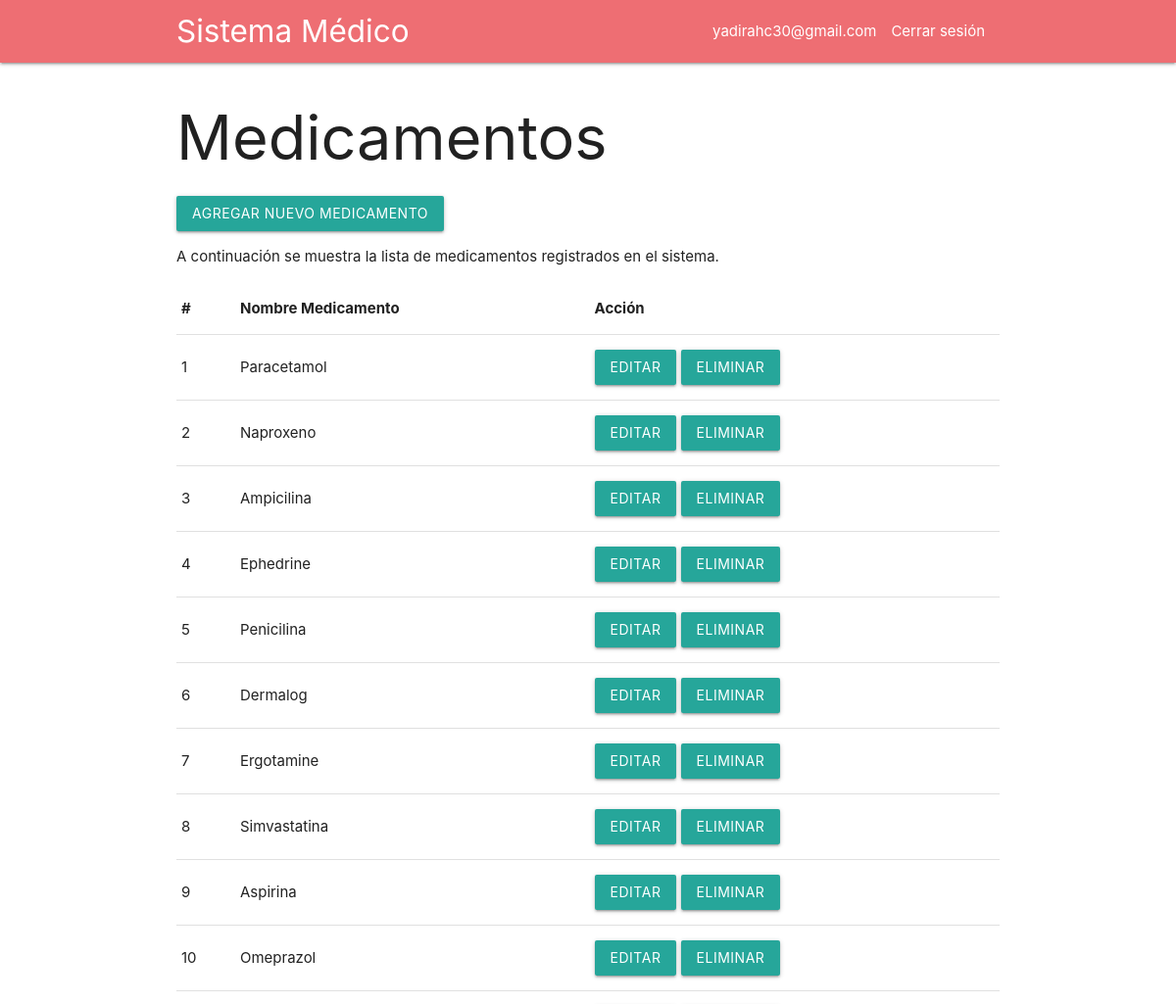
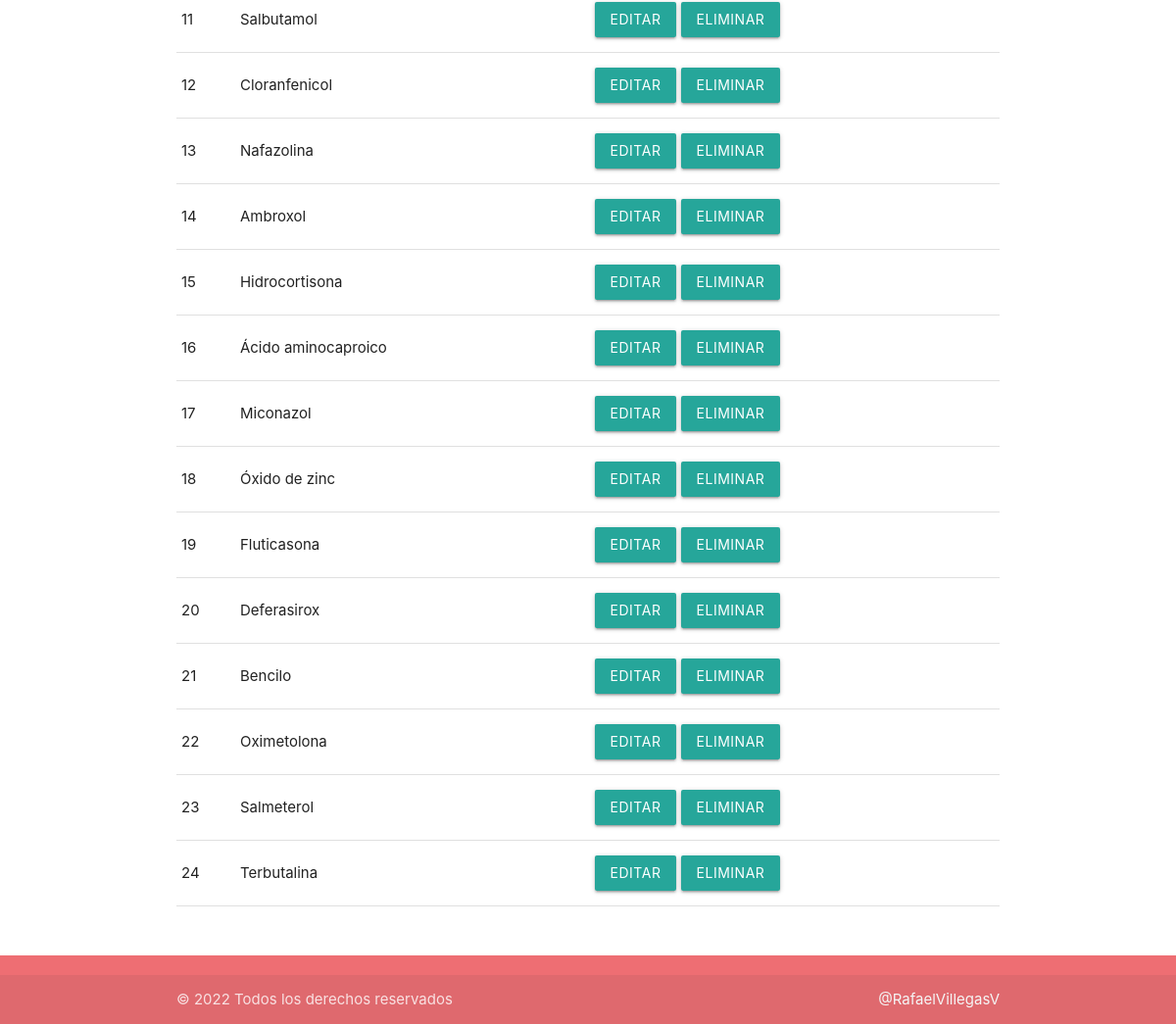
The page /medicamentos.php (signed in) on the database its author committed (2 pictures, top to bottom).
### tables this page shows
CREATE TABLE IF NOT EXISTS `medicamentos` (
  `id_medicamento` int(11) NOT NULL AUTO_INCREMENT,
  `nombre_medicamento` varchar(45) NOT NULL,
  `via_administracion` enum('Oral','Cutánea','Oftalmológica','Inhalatoria','Intramuscular') NOT NULL,
  `precio` decimal(10,2) NOT NULL DEFAULT '0.00',
  `estatus` tinyint(1) NOT NULL DEFAULT '1',
  PRIMARY KEY (`id_medicamento`)
);

### medicamentos.php (the view, shortened to what this page needs)
<?php session_start();
if (isset($_SESSION['elusuario'])) {
    include('./layout/cabecera.php');
?>
    <h1>Medicamentos</h1>
    <a href="agregar_medicamento.php" class="btn">Agregar Nuevo Medicamento</a>
    <p>A continuación se muestra la lista de medicamentos registrados en el sistema.</p>
    <table>
        <thead>
            <tr>
                <th>#</th>
                <th>Nombre Medicamento</th>
                <th>Acción</th>
            </tr>
        </thead>
        <tbody>
            <?php
            require_once('./includes/conexion.php');
            $sql3 = 'call todos_los_medicamentos';
            $consulta3 = $conexion->prepare($sql3);
            $consulta3->execute();
            $resultado3 = $consulta3->fetchAll(PDO::FETCH_OBJ);
            $i = 1;
            if ($consulta3->rowCount() > 0) {
                foreach ($resultado3 as $registro3) {
                    echo "
          <tr>
            <td>" . $i++ . "</td>
            <td>" . $registro3->nombre_medicamento . "</td>
            <td>
                <a class='btn' href='editar_medicamento.php?id=" . $registro3->id_medicamento . "'>Editar</a>
                <a class='btn' onclick='javascript:eliminar(" . $registro3->id_medicamento . ")'>Eliminar</a>
            </td>
          </tr>  ";
                }
            }
            ?>
        </tbody>
    </table>
<?php
    include('./layout/pie.php');
} else {
    header('location:index.php');
}
?>

### layout/cabecera.php (shortened to what this page needs)
<!DOCTYPE html>
<html lang="en">
<head>
    <link rel="stylesheet" href="https://cdnjs.cloudflare.com/ajax/libs/materialize/1.0.0/css/materialize.min.css">
</head>
<body>
    <nav>
        <div class="nav-wrapper container">
            <a href="dashboard.php" class="brand-logo">Sistema Médico</a>
            <ul id="nav-mobile" class="right hide-on-med-and-down">
                <li><?php echo $_SESSION['elusuario']; ?></li>
                <li><span class="new "><a href="salir.php">Cerrar sesión</a></span></li>
            </ul>
        </div>
    </nav>
    <div class="container" style="padding-bottom:50px">

### layout/pie.php
    </div>
    <footer class="page-footer">
        <div class="footer-copyright">
            <div class="container">
                © 2022 Todos los derechos reservados
                <a class="grey-text text-lighten-4 right" href="https://www.facebook.com/RafaelVillegasV">@RafaelVillegasV</a>
            </div>
        </div>
    </footer>
</body>
</html>

### rows shown on the page
medicamentos: nombre_medicamento "Paracetamol"
medicamentos: nombre_medicamento "Naproxeno"
medicamentos: nombre_medicamento "Ampicilina"
medicamentos: nombre_medicamento "Ephedrine"
medicamentos: nombre_medicamento "Penicilina"
medicamentos: nombre_medicamento "Dermalog"
medicamentos: nombre_medicamento "Ergotamine"
medicamentos: nombre_medicamento "Simvastatina"
medicamentos: nombre_medicamento "Aspirina"
medicamentos: nombre_medicamento "Omeprazol"
medicamentos: nombre_medicamento "Salbutamol"
medicamentos: nombre_medicamento "Cloranfenicol"
medicamentos: nombre_medicamento "Nafazolina"
medicamentos: nombre_medicamento "Ambroxol"
medicamentos: nombre_medicamento "Hidrocortisona"
medicamentos: nombre_medicamento "Ácido aminocaproico"
medicamentos: nombre_medicamento "Miconazol"
medicamentos: nombre_medicamento "Óxido de zinc"
medicamentos: nombre_medicamento "Fluticasona"
medicamentos: nombre_medicamento "Deferasirox"
medicamentos: nombre_medicamento "Bencilo"
medicamentos: nombre_medicamento "Oximetolona"
medicamentos: nombre_medicamento "Salmeterol"
medicamentos: nombre_medicamento "Terbutalina"

### other values the page prints
$_SESSION['elusuario'] "yadirahc30@gmail.com"
